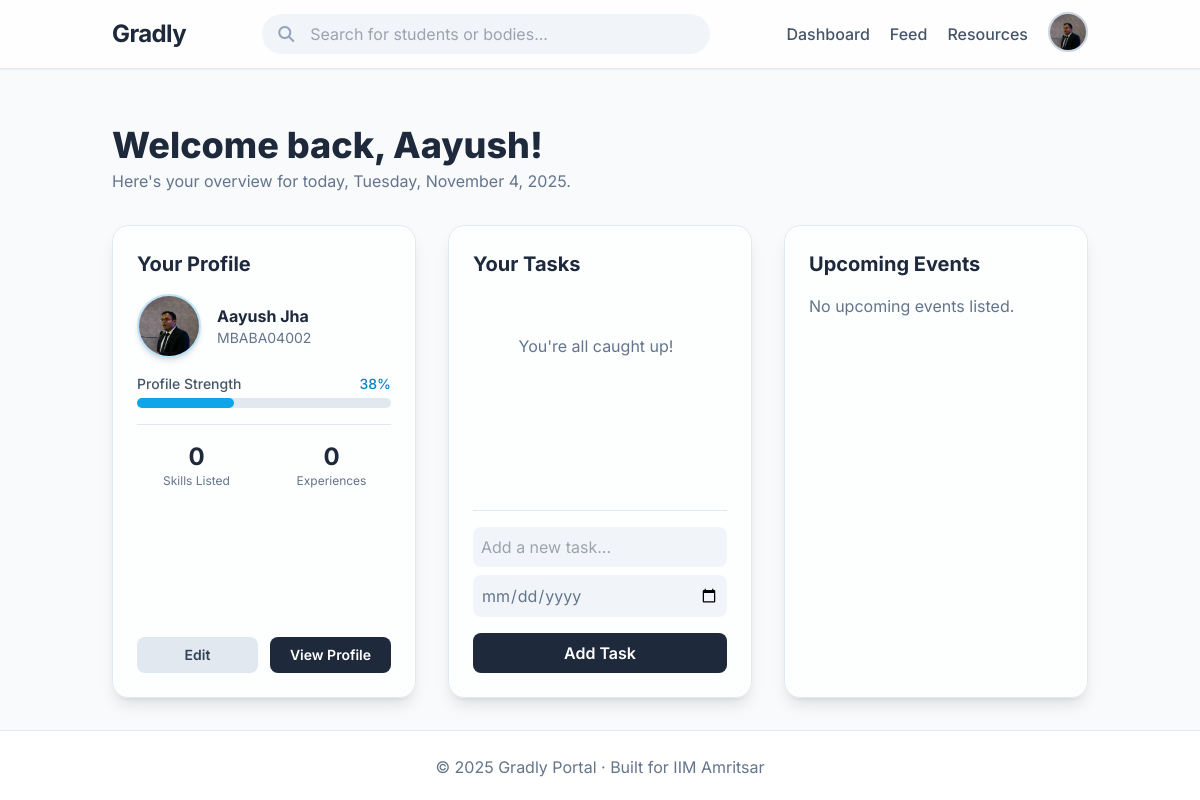
The page /dashboard (signed in) on the database as committed earlier.
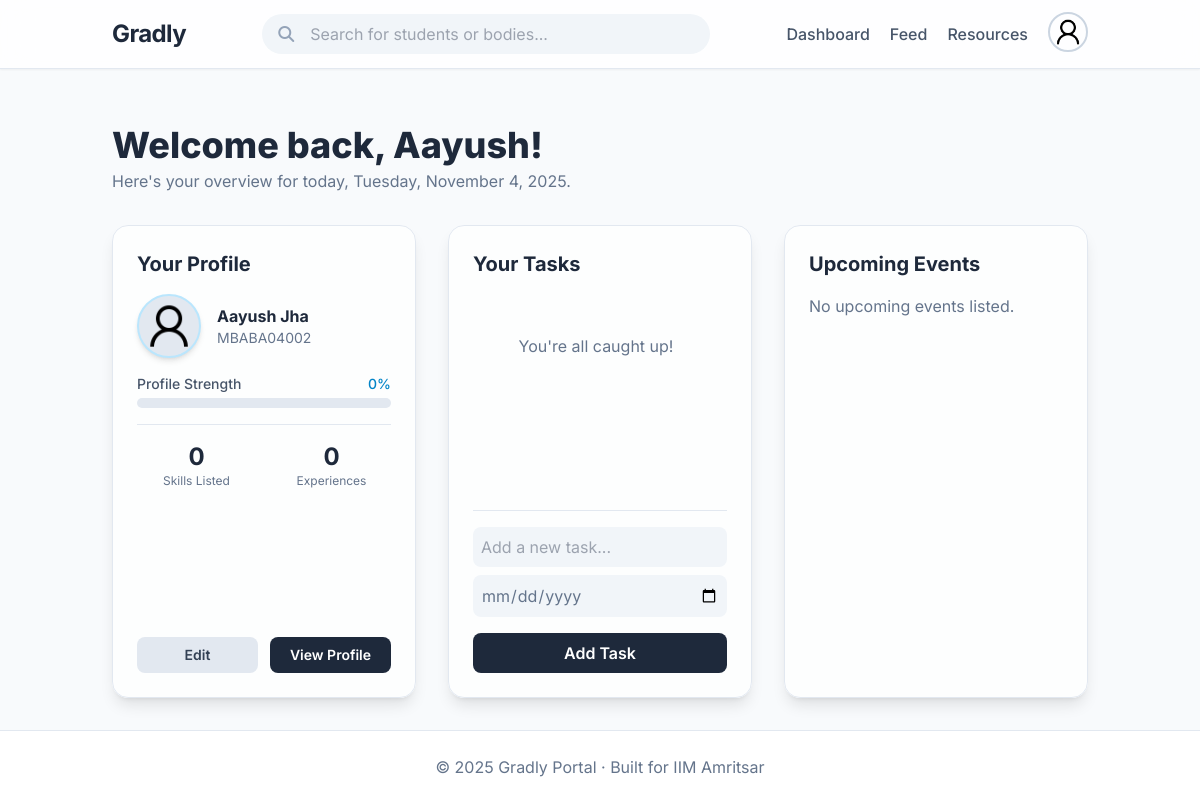
The same page on the database as committed later.
### models.py (models this page shows, shortened)
class User(db.Model, UserMixin):
    id = db.Column(db.String(15), primary_key=True)
    name = db.Column(db.String(100), nullable=False)
    email = db.Column(db.String(120), unique=True, nullable=False)
    password = db.Column(db.String(200), nullable=False)
    cgpa = db.Column(db.Float, nullable=True)
    resume = db.Column(db.String(200), nullable=True)
    phone = db.Column(db.String(20), nullable=True)
    profile_pic = db.Column(db.String(200), nullable=True)
    linkedin_url = db.Column(db.String(300), nullable=True)
    dob = db.Column(db.Date, nullable=True)
    is_admin = db.Column(db.Boolean, default=False)
    show_email = db.Column(db.Boolean, default=True)
    show_phone = db.Column(db.Boolean, default=True)
    show_cgpa = db.Column(db.Boolean, default=True)
    work_experiences = db.relationship('WorkExperience', backref='user', lazy=True)
    internships = db.relationship('Internship', backref='user', lazy=True)
    certifications = db.relationship('Certification', backref='user', lazy=True)
    skills = db.relationship('Skill', backref='user', lazy=True)
    hobbies = db.relationship('Hobby', backref='user', lazy=True)
    comments = db.relationship("PostComment", backref="author", lazy=True, cascade="all, delete-orphan")
    votes = db.relationship("PostVote", backref="voter", lazy=True, cascade="all, delete-orphan")
    posts = db.relationship("Post", backref="user", lazy=True, cascade="all, delete-orphan")
    @property
    def user_type(self):
        return "student"

### routes/dashboard.py (the view, shortened to what this page needs)
@dashboard_bp.route('/dashboard', methods=['GET', 'POST'])
@login_required
def dashboard():
    tasks = Task.query.filter_by(user_id=current_user.id).order_by(Task.due_date).all()
    body_events = BodyEvent.query.order_by(BodyEvent.date.asc()).limit(5).all()
    form = TaskForm()
    return render_template(
        "dashboard.html",
        tasks=tasks,
        events=body_events,   # ✅ pass body events here
        form=form
    )

### forms.py
class TaskForm(FlaskForm):
    title = StringField('Task Title', validators=[DataRequired()])
    due_date = DateField('Deadline', format='%Y-%m-%d', validators=[DataRequired()])
    submit = SubmitField('Add Task')

### app.py (called while the page is built)
@login_manager.user_loader
def load_user(user_id):
    if user_id.startswith("U_"):
        roll = user_id.split("_", 1)[1]   # keep string as-is
        return User.query.get(roll)
    elif user_id.startswith("B_"):
        body_id = user_id.split("_", 1)[1]
        return StudentBody.query.get(int(body_id))
    return None

@app.before_request
def create_tables():
    db.create_all()

### templates/dashboard.html (shortened to what the changed rows need)
{% extends "base.html" %}
{% block content %}
<div class="mb-8">
    <h1 class="text-4xl font-extrabold text-slate-800">Welcome back, {{ current_user.name.split(' ')[0] }}!</h1>
    <p id="current-date" class="text-slate-500 mt-1">Here's your overview for today.</p>
</div>
<div class="grid md:grid-cols-3 gap-8">
    <div class="flex flex-col bg-white/70 backdrop-blur-lg p-6 rounded-2xl shadow-lg border border-slate-200">
        <h2 class="text-xl font-bold text-slate-800 mb-4">Your Profile</h2>
        <div class="flex items-center space-x-4 mb-4">
            <div class="w-16 h-16 rounded-full overflow-hidden border-2 border-sky-200 shadow-md bg-slate-200">
                {% if current_user.profile_pic %}
                <img src="{{ url_for('static', filename=current_user.profile_pic) }}" alt="Profile Picture"
                    class="w-full h-full object-cover">
                {% else %}
                <img src="{{ url_for('static', filename='default-profile.png') }}" alt="Default Picture"
                    class="w-full h-full object-cover">
                {% endif %}
            </div>
            <div>
                <p class="font-bold text-slate-800">{{ current_user.name }}</p>
                <p class="text-sm text-slate-500">{{ current_user.id }}</p>
            </div>
        </div>
        {% set total_items = 8 %}
        {% set completed_items = 0 %}
        {% if current_user.profile_pic %}{% set completed_items = completed_items + 1 %}{% endif %}
        {% if current_user.resume %}{% set completed_items = completed_items + 1 %}{% endif %}
        {% if current_user.phone %}{% set completed_items = completed_items + 1 %}{% endif %}
        {% if current_user.cgpa %}{% set completed_items = completed_items + 1 %}{% endif %}
        {% if current_user.work_experiences|length > 0 %}{% set completed_items = completed_items + 1 %}{% endif %}
        {% if current_user.internships|length > 0 %}{% set completed_items = completed_items + 1 %}{% endif %}
        {% if current_user.skills|length > 0 %}{% set completed_items = completed_items + 1 %}{% endif %}
        {% if current_user.certifications|length > 0 %}{% set completed_items = completed_items + 1 %}{% endif %}
        {% set percentage = (completed_items / total_items * 100)|round|int %}
        <div class="mb-4">
            <div class="flex justify-between mb-1">
                <span class="text-sm font-medium text-slate-600">Profile Strength</span>
                <span class="text-sm font-medium text-sky-600">{{ percentage }}%</span>
            </div>
            <div class="w-full bg-slate-200 rounded-full h-2.5">
                <div class="bg-sky-500 h-2.5 rounded-full transition-all duration-500" style="width: {{percentage}}%">
                </div>
            </div>
        </div>
    </div>
    <div class="bg-white/70 backdrop-blur-lg p-6 rounded-2xl shadow-lg border border-slate-200">
        <h2 class="text-xl font-bold text-slate-800 mb-4">Your Tasks</h2>
    </div>
<div class="bg-white/70 backdrop-blur-lg p-6 rounded-2xl shadow-lg border border-slate-200">
    <h2 class="text-xl font-bold text-slate-800 mb-4">Upcoming Events</h2>
</div>
</div>
{% endblock %}

### templates/base.html (shortened to what this page needs)
<!DOCTYPE html>
<html lang="en" class="scroll-smooth">
<head>
    <script src="https://cdn.tailwindcss.com"></script>
    <link rel="stylesheet" href="https://cdnjs.cloudflare.com/ajax/libs/font-awesome/6.5.2/css/all.min.css"
 />
</head>
<body class="bg-slate-50 text-slate-800 flex flex-col min-h-screen">
    <nav class="sticky top-0 z-50 bg-white/80 backdrop-blur-lg shadow-sm border-b border-slate-200">
        <div class="container mx-auto px-6 py-3 flex justify-between items-center">
            <a href="{% if current_user.is_authenticated and current_user.user_type == 'body' %}
                     {{ url_for('studentbody.body_home', body_id=current_user.id) }}
                  {% else %}
                     {{ url_for('home') }}
                  {% endif %}" class="text-2xl font-bold text-slate-800 tracking-tight">
                Gradly
            </a>
            {% if current_user.is_authenticated %}
            <div class="relative w-full max-w-md hidden md:block">
                <i class="fa fa-search absolute left-4 top-1/2 -translate-y-1/2 text-slate-400"></i>
                <input id="search-bar" type="text" placeholder="Search for students or bodies..."
                    class="w-full pl-12 pr-4 py-2 rounded-full bg-slate-100 border-transparent focus:outline-none focus:ring-2 focus:ring-sky-500 transition-all">
            </div>
            {% endif %}
            <div class="flex items-center space-x-5">
                {% if current_user.is_authenticated %}
                {% if current_user.user_type == "student" %}
                <a href="{{ url_for('dashboard.dashboard') }}"
                    class="text-slate-600 hover:text-sky-500 font-medium transition-colors">Dashboard</a>
                {% elif current_user.user_type == "body" %}
                <a href="{{ url_for('studentbody.body_dashboard', body_id=current_user.id) }}"
                    class="text-slate-600 hover:text-pink-500 font-medium transition-colors">Dashboard</a>
                {% endif %}
                <a href="{{ url_for('posts.feed') }}"
                    class="text-slate-600 hover:text-emerald-500 font-medium transition-colors">Feed</a>
                <a href="{{ url_for('resources.resources') }}"
                    class="text-slate-600 hover:text-sky-500 font-medium transition-colors">Resources</a>
                <div class="relative" x-data="{ open: false }">
                    <button @click="open = !open"
                        class="w-10 h-10 rounded-full overflow-hidden border-2 border-slate-300 focus:outline-none">
                        {% if current_user.profile_pic %}
                        <img src="{{ url_for('static', filename=current_user.profile_pic) }}" alt="Profile Picture"
                            class="w-full h-full object-cover">
                        {% else %}
                        <img src="{{ url_for('static', filename='default-profile.png') }}" alt="Default Picture"
                            class="w-full h-full object-cover">
                        {% endif %}
                    </button>
                </div>
                {% else %}
                <a href="{{ url_for('auth.login') }}"
                    class="text-slate-600 hover:text-sky-500 font-medium transition-colors">Login</a>
                <a href="{{ url_for('auth.register') }}"
                    class="bg-sky-500 text-white px-4 py-2 rounded-full text-sm font-semibold hover:bg-sky-600 transition-all duration-300">Register</a>
                {% endif %}
            </div>
        </div>
    </nav>
    <main class="container mx-auto px-6 py-8 flex-grow">
        <div class="content-fade-in">
            {% block content %}{% endblock %}
        </div>
    </main>
    <footer class="bg-white border-t border-slate-200 text-center py-6 mt-auto">
        <p class="text-slate-500">&copy; 2025 Gradly Portal · Built for IIM Amritsar</p>
    </footer>
</body>
</html>

Rows that differ between the two databases and show on the page:
changed User "Aayush": profile_pic: picture removed
Other text that changed with them:
{{ percentage }}: "38" → "0"
